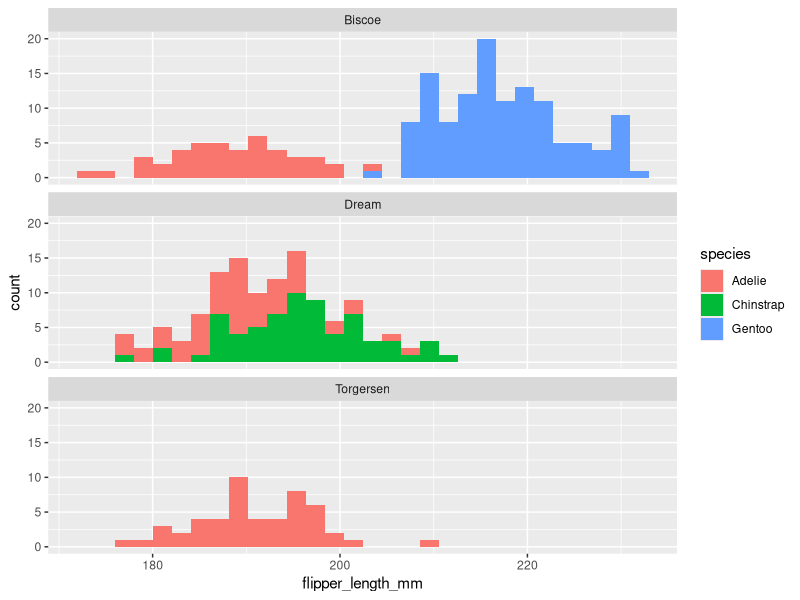
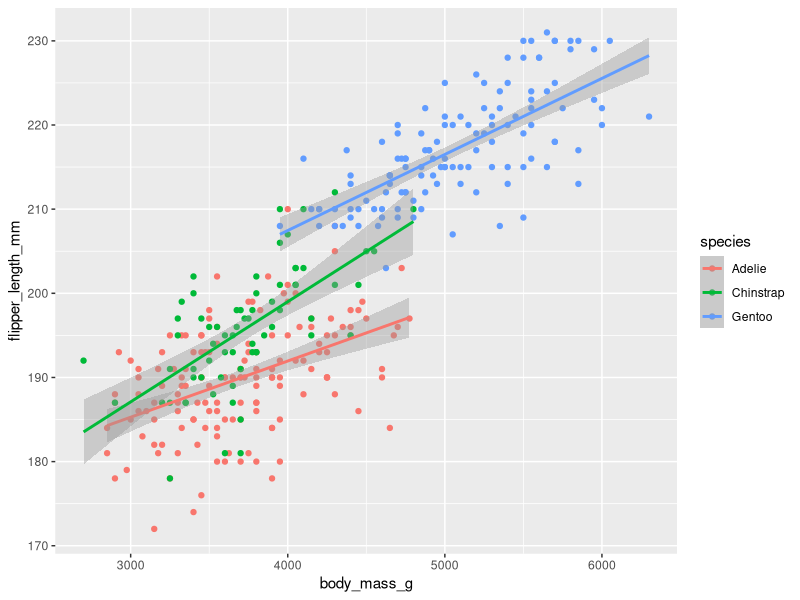
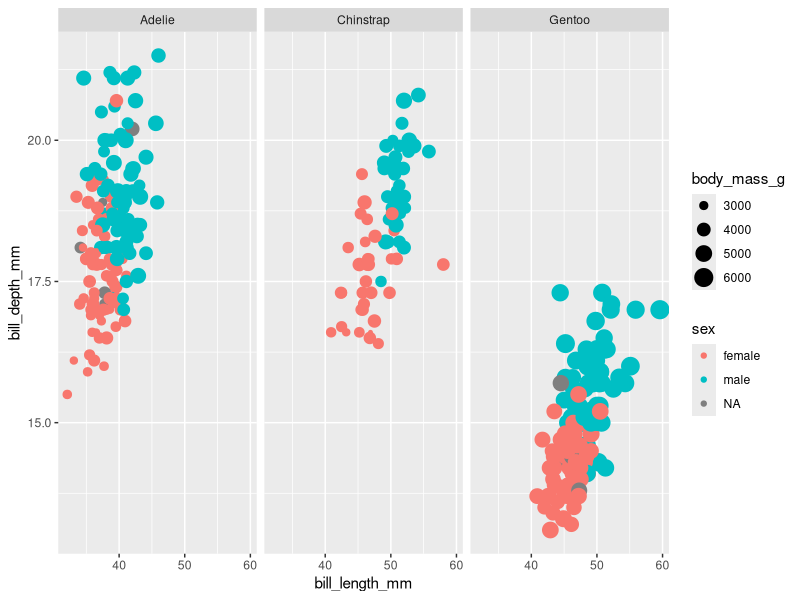

The R source for these figures, in order:
## ---- chunk 1
knitr::opts_chunk$set(echo = TRUE)
library(tidyverse)
library(palmerpenguins)
installed.packages("palmerpenguins")
## ---- chunk 2
penguins%>%
 ggplot()+
  geom_histogram(mapping = aes(x = flipper_length_mm, fill=species)) +
  facet_wrap(~island, nrow=3)
## ---- chunk 3
penguins %>%
  ggplot(mapping = aes(x = body_mass_g, y=flipper_length_mm, color=species)) +
  geom_point() +
  geom_smooth(method="lm")
## ---- chunk 4
penguins %>%
  ggplot(mapping = aes(x = bill_length_mm, y=bill_depth_mm, color=sex, size=body_mass_g)) +
  geom_point()+
  facet_wrap(~species)

